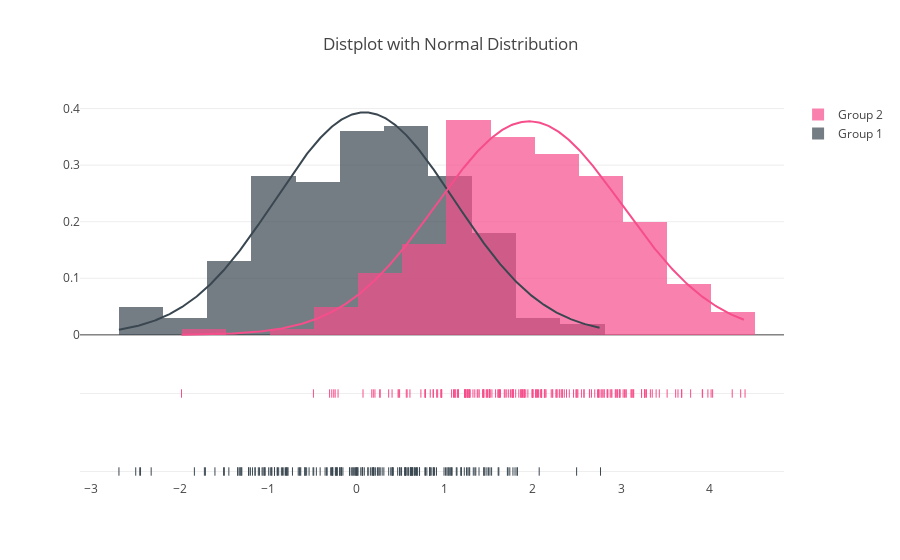

The cell this chart's notebook holds for it:
### Markdown cell above
# Plot Normal Curve

### Code cell
import plotly.figure_factory as ff

import numpy as np

x1 = np.random.randn(200)  
x2 = np.random.randn(200) + 2    
hist_data = [x1, x2]

group_labels = ['Group 1', 'Group 2']

colors = ['#3A4750', '#F64E8B']

# Create distplot with curve_type set to 'normal'
fig = ff.create_distplot(hist_data, group_labels, bin_size=.5, curve_type='normal', colors=colors)

# Add title
fig['layout'].update(title='Distplot with Normal Distribution')

# Plot!
pyo.iplot(fig, filename='Distplot with Normal Curve')

### Figure 1 — Plotly figure (JSON) as saved in the notebook; plotly's stock layout.template omitted (floating-point values rounded to 4 significant figures; data arrays with more than 128 entries replaced by an {"elided": "..."} marker saying what was removed)
{"data": [{"autobinx": false, "histnorm": "probability density", "legendgroup": "Group 1", "marker": {"color": "#3A4750"}, "name": "Group 1", "opacity": 0.7, "type": "histogram", "uid": "d7ccc782-d045-45f7-ba46-6a987ea89432", "x": {"elided": "200 float values"}, "xaxis": "x", "xbins": {"end": 2.767, "size": 0.5, "start": -2.687}, "yaxis": "y"}, {"autobinx": false, "histnorm": "probability density", "legendgroup": "Group 2", "marker": {"color": "#F64E8B"}, "name": "Group 2", "opacity": 0.7, "type": "histogram", "uid": "6ff30c38-4e3f-44a8-b850-b7fd1c38af68", "x": {"elided": "200 float values"}, "xaxis": "x", "xbins": {"end": 4.404, "size": 0.5, "start": -1.978}, "yaxis": "y"}, {"legendgroup": "Group 1", "marker": {"color": "#3A4750"}, "mode": "lines", "name": "Group 1", "showlegend": false, "type": "scatter", "uid": "04c6a8ea-5b07-4f92-b7bc-2a6a19dfe4e5", "x": {"elided": "500 float values"}, "xaxis": "x", "y": {"elided": "500 float values"}, "yaxis": "y"}, {"legendgroup": "Group 2", "marker": {"color": "#F64E8B"}, "mode": "lines", "name": "Group 2", "showlegend": false, "type": "scatter", "uid": "ee588a5a-1aec-4c5f-a284-fdc81bd65e09", "x": {"elided": "500 float values"}, "xaxis": "x", "y": {"elided": "500 float values"}, "yaxis": "y"}, {"legendgroup": "Group 1", "marker": {"color": "#3A4750", "symbol": "line-ns-open"}, "mode": "markers", "name": "Group 1", "showlegend": false, "type": "scatter", "uid": "f152cb66-5cf8-44c7-b51a-32f97864ea96", "x": {"elided": "200 float values"}, "xaxis": "x", "y": {"elided": "200 str values"}, "yaxis": "y2"}, {"legendgroup": "Group 2", "marker": {"color": "#F64E8B", "symbol": "line-ns-open"}, "mode": "markers", "name": "Group 2", "showlegend": false, "type": "scatter", "uid": "b97c04ce-96a1-4056-9326-09b22094a59f", "x": {"elided": "200 float values"}, "xaxis": "x", "y": {"elided": "200 str values"}, "yaxis": "y2"}], "layout": {"barmode": "overlay", "hovermode": "closest", "legend": {"traceorder": "reversed"}, "title": {"text": "Distplot with Normal Distribution"}, "xaxis": {"anchor": "y2", "domain": [0, 1], "zeroline": false}, "yaxis": {"anchor": "free", "domain": [0.35, 1], "position": 0}, "yaxis2": {"anchor": "x", "domain": [0, 0.25], "dtick": 1, "showticklabels": false}}}
